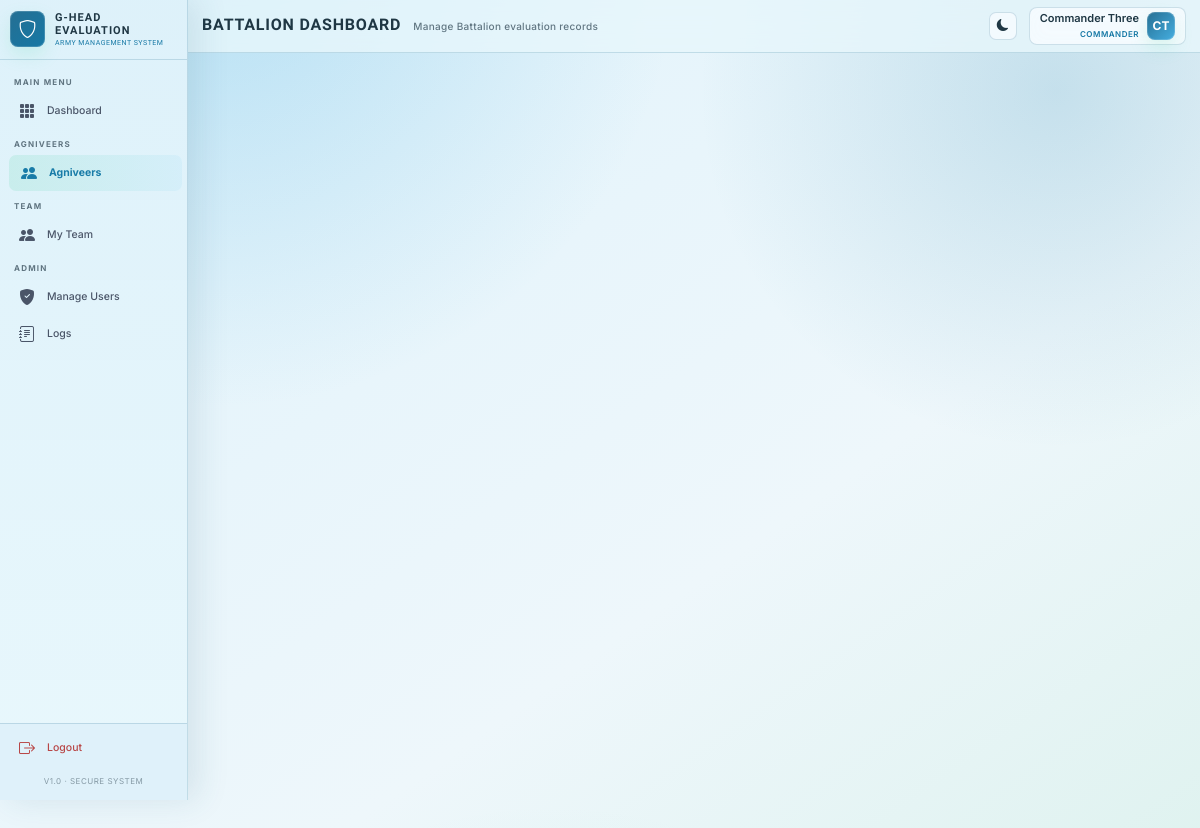
The page /departments/agniveers/ (signed in) on the database its author committed.
### accounts/models.py (models this page shows, shortened)
class CustomUser(AbstractUser):
    ROLE_COMMANDER = 'commander'
    ROLE_G_HEAD = 'g_head'
    ROLE_DEPT_A = 'dept_a'
    ROLE_DEPT_B = 'dept_b'
    ROLE_DEPT_C = 'dept_c'
    ROLE_DEPT_D = 'dept_d'
    ROLE_TRAINER_NCO = 'trainer_nco'
    ROLE_TRAINER_JCO = 'trainer_jco'
    ROLE_TRAINER_OFFICER = 'trainer_officer'
    ROLE_REGISTRATION = 'registration'
    BATTALION_1TB = '1TB'
    BATTALION_2TB = '2TB'
    BATTALION_STB = 'STB'
    BATTALION_CHOICES = [
        (BATTALION_1TB, '1st Battalion (1TB)'),
        (BATTALION_2TB, '2nd Battalion (2TB)'),
        (BATTALION_STB, 'Special Training Battalion (STB)'),
    ]
    TTS_TRADE_DMV = 'DMV'
    TTS_TRADE_OPEM = 'OPEM'
    TTS_TRADE_OTHER = 'OTHER'
    TTS_TRADE_CHOICES = [
        (TTS_TRADE_DMV, 'DMV'),
        (TTS_TRADE_OPEM, 'OPEM'),
        (TTS_TRADE_OTHER, 'Other Trades'),
    ]
    ROLE_CHOICES = [
        (ROLE_COMMANDER, 'Commander'),
        (ROLE_G_HEAD, 'G Department Head'),
        (ROLE_DEPT_A, 'Battalion'),
        (ROLE_DEPT_B, 'TTS'),
        (ROLE_DEPT_C, 'CS'),
        (ROLE_DEPT_D, 'Clerk'),
        (ROLE_TRAINER_NCO, 'Trainer - NCO'),
        (ROLE_TRAINER_JCO, 'Trainer - JCO'),
        (ROLE_TRAINER_OFFICER, 'Trainer - Officer'),
        (ROLE_REGISTRATION, 'Registration Office'),
    ]
    DEPARTMENT_CHOICES = [
        ('A', 'Battalion'),
        ('B', 'TTS'),
        ('C', 'CS'),
        ('D', 'Clerk'),
    ]
    PLATOON_CHOICES = [
        ('P1', 'P1'),
        ('P2', 'P2'),
        ('P3', 'P3'),
        ('P4', 'P4'),
        ('P5', 'P5'),
        ('P6', 'P6'),
        ('P7', 'P7'),
        ('P8', 'P8'),
        ('P9', 'P9'),
    ]
    COMPANY_CHOICES = [
        ('Company A', 'Company A'),
        ('Company B', 'Company B'),
        ('Company C', 'Company C'),
        ('Company D', 'Company D'),
        ('Company E', 'Company E'),
        ('Company F', 'Company F'),
        ('Company G', 'Company G'),
        ('Company H', 'Company H'),
        ('Company I', 'Company I'),
    ]
    role = models.CharField(max_length=20, choices=ROLE_CHOICES, default=ROLE_TRAINER_NCO)
    department = models.CharField(max_length=1, choices=DEPARTMENT_CHOICES, blank=True, null=True)
    battalion_unit = models.CharField(max_length=10, choices=BATTALION_CHOICES, blank=True, null=True)
    tts_trade = models.CharField(max_length=10, choices=TTS_TRADE_CHOICES, blank=True, null=True)
    company = models.CharField(max_length=20, choices=COMPANY_CHOICES, blank=True, null=True)
    platoon = models.CharField(max_length=10, choices=PLATOON_CHOICES, blank=True, null=True)
    phone = models.CharField(max_length=15, blank=True, null=True)
    service_number = models.CharField(max_length=30, unique=True, blank=True, null=True)
    rank = models.CharField(max_length=50, blank=True, null=True)
    profile_photo = models.ImageField(upload_to='profiles/', blank=True, null=True)
    is_active = models.BooleanField(default=True)
    created_by = models.ForeignKey(
        'self', on_delete=models.SET_NULL, null=True, blank=True, related_name='created_users'
    )
    last_login_ip = models.GenericIPAddressField(null=True, blank=True)
    login_attempts = models.IntegerField(default=0)
    locked_until = models.DateTimeField(null=True, blank=True)
    created_at = models.DateTimeField(auto_now_add=True)
    updated_at = models.DateTimeField(auto_now=True)
    class Meta:
        verbose_name = 'User'
        verbose_name_plural = 'Users'
        ordering = ['-created_at']
    @property
    def is_commander(self):
        return self.role == self.ROLE_COMMANDER
    @property
    def is_g_head(self):
        return self.role == self.ROLE_G_HEAD
    @property
    def is_department(self):
        return self.role in [self.ROLE_DEPT_A, self.ROLE_DEPT_B, self.ROLE_DEPT_C, self.ROLE_DEPT_D]
    @property
    def is_registration_office(self):
        return self.role == self.ROLE_REGISTRATION
    @property
    def is_battalion(self):
        return self.get_department_code() == 'A'
    @property
    def can_view_all(self):
        return self.role in [self.ROLE_COMMANDER, self.ROLE_G_HEAD]
    def get_department_code(self):
        dept_map = {
            self.ROLE_DEPT_A: 'A',
            self.ROLE_DEPT_B: 'B',
            self.ROLE_DEPT_C: 'C',
            self.ROLE_DEPT_D: 'D',
        }
        return dept_map.get(self.role, self.department)

### departments/views.py (the view, shortened to what this page needs)
# urls.py: path('agniveers/', views.AgniveerListView.as_view(), name='agniveer_list'),
class AgniveerListView(AnyStaffMixin, ListView):
    model = Agniveer
    template_name = 'departments/agniveer_list.html'
    context_object_name = 'agniveers'
    paginate_by = 20
    def get_queryset(self):
        user = self.request.user
        queryset = Agniveer.objects.select_related('registered_by')
        dept = user.get_department_code()
        if user.get_department_code() == 'D':
            queryset = queryset.filter(trade__in=['CLK', 'CLERK', 'Clerk', 'CLK_SD', 'CLK_IM'])
        if user.is_battalion and user.battalion_unit:
            queryset = queryset.filter(get_bn_desp_q('bn_desp', user.battalion_unit))
        if not user.can_view_all:
            if hasattr(user, 'company') and user.company:
                queryset = queryset.filter(company=user.company)
            if hasattr(user, 'platoon') and user.platoon:
                queryset = queryset.filter(platoon=user.platoon)
        status = self.request.GET.get('status')
        search = self.request.GET.get('search')
        batch = self.request.GET.get('batch')
        batch_no = self.request.GET.get('batch_no')
        eval_filter = self.request.GET.get('eval_status')
        trade_param = self.request.GET.get('trade')
        battalion_param = self.request.GET.get('battalion')
        company_param = self.request.GET.get('company')
        platoon_param = self.request.GET.get('platoon')
        if status:
            queryset = queryset.filter(status=status)
        if batch:
            queryset = queryset.filter(batch__icontains=batch)
        if batch_no:
            queryset = queryset.filter(batch_no=batch_no)
        if trade_param:
            if not (dept == 'B' and hasattr(user, 'tts_trade') and user.tts_trade == 'OTHER'):
                queryset = queryset.filter(trade=trade_param)
        if battalion_param:
            queryset = queryset.filter(get_bn_desp_q('bn_desp', battalion_param))
        if company_param:
            queryset = queryset.filter(company=company_param)
        if platoon_param:
            queryset = queryset.filter(platoon=platoon_param)
        return queryset.order_by('enrollment_number')
    def get_context_data(self, **kwargs):
        ctx = super().get_context_data(**kwargs)
        ctx['status_choices'] = Agniveer.STATUS_CHOICES
        ctx['batch_no_choices'] = BATCH_NO_CHOICES
        ctx['bn_choices'] = BN_DESP_CHOICES
        ctx['trade_choices'] = TRADE_CHOICES
        ctx['company_choices'] = COMPANY_CHOICES
        ctx['platoon_choices'] = PLATOON_CHOICES
        user = self.request.user
        dept = user.get_department_code() or 'A'
        dept_names = {'A': 'Battalion', 'B': 'TTS', 'C': 'CS', 'D': 'Clerk AV'}
        ctx['portal_title'] = f"{dept_names.get(dept, 'Agniveer')} Dashboard"
        ctx['portal_subtitle'] = f"Manage {dept_names.get(dept, 'Agniveer')} evaluation records"
        if user.is_registration_office:
            ctx['portal_title'] = "Agniveer Registration Dashboard"
            ctx['portal_subtitle'] = "Manage individual and bulk Agniveer registrations"
        return ctx

### templates/departments/agniveer_list.html (shortened to what this page needs)
{% extends 'base.html' %}
{% block page_title %}{{ portal_title|default:"Agniveer Dashboard" }}{% endblock %}
{% block page_subtitle %}{{ portal_subtitle|default:"Registered Agniveer Personnel" }}{% endblock %}
{% block body_class %}portal-standard-page portal-ops-page{% endblock %}

### templates/base.html (shortened to what this page needs)
{% load static %}
<!DOCTYPE html>
<html lang="en" data-bs-theme="light">
<head>
  <link href="https://cdn.jsdelivr.net/npm/bootstrap@5.3.3/dist/css/bootstrap.min.css" rel="stylesheet" />
  <link href="https://cdn.jsdelivr.net/npm/bootstrap-icons@1.11.3/font/bootstrap-icons.css" rel="stylesheet" />
  <link href="{% static 'css/portal-ui.css' %}" rel="stylesheet" />
</head>
<body class="{% block body_class %}{% endblock %}">
  <aside class="sidebar" id="sidebar">
    <div class="sidebar-brand">
      <div class="sidebar-brand-icon">
        <i class="bi bi-shield"></i>
      </div>
      <div class="sidebar-brand-text">
        G-Head Evaluation
        <span>Army Management System</span>
      </div>
    </div>
    {% if user.is_authenticated %}
    <nav class="sidebar-nav">
      <div class="nav-section-label">Main Menu</div>
      <a href="{% url 'core:dashboard' %}"
        class="sidebar-link {% if request.resolver_match.url_name == 'dashboard' %}active{% endif %}">
        <i class="bi bi-grid-3x3-gap-fill"></i> Dashboard
      </a>
      <div class="nav-section-label">Agniveers</div>
      <a href="{% url 'departments:agniveer_list' %}"
        class="sidebar-link {% if 'agniveer' in request.path %}active{% endif %}">
        <i class="bi bi-people-fill"></i> Agniveers
      </a>
      {% if is_department_head or is_commander or is_g_head %}
      <div class="nav-section-label">Team</div>
      <a href="{% url 'accounts:my_team' %}" class="sidebar-link {% if 'my-team' in request.path %}active{% endif %}">
        <i class="bi bi-people-fill"></i> My Team
      </a>
      {% endif %}
      {% if is_commander or is_g_head or is_department_head %}
      <div class="nav-section-label">Admin</div>
      {% if is_commander or is_g_head %}
      <a href="{% url 'accounts:user_list' %}" class="sidebar-link {% if 'users' in request.path %}active{% endif %}">
        <i class="bi bi-shield-fill-check"></i> Manage Users
      </a>
      {% endif %}
      <a href="{% url 'logs:activity_log' %}" class="sidebar-link {% if 'logs' in request.path %}active{% endif %}">
        <i class="bi bi-journal-text"></i> Logs
      </a>
      {% endif %}
    </nav>
    <div class="sidebar-footer">
      <a href="{% url 'accounts:logout' %}" class="sidebar-link" style="color:#EF5350; padding: 8px 18px;">
        <i class="bi bi-box-arrow-right"></i> Logout
      </a>
      <div
        style="padding: 8px 0; font-size: 8px; color:var(--text-muted); text-align:center; opacity: 0.7; letter-spacing: 0.5px; text-transform: uppercase;">
        v1.0 · Secure System
      </div>
    </div>
    {% endif %}
  </aside>
  <div class="main-wrapper">
    <div class="page-header">
      <div class="page-header-left">
        <h1 class="page-title">{% block page_title %}{% endblock %}</h1>
        <div class="page-subtitle">{% block page_subtitle %}{% endblock %}</div>
      </div>
      <div class="page-header-right">
        <button id="themeToggle" class="theme-toggle" title="Toggle Light/Dark Mode">
        </button>
        {% if user.is_authenticated %}
        <a href="{% url 'accounts:profile' %}" class="user-profile-card">
          <div class="user-profile-info">
            <div class="user-profile-name">
              {% if user.first_name %}{{ user.first_name }} {{ user.last_name }}{% else %}{{ user.username }}{% endif %}
            </div>
            <div class="user-profile-role">
              {{ user.get_role_display }}
            </div>
          </div>
          <div class="user-profile-avatar">
            {{ user.first_name.0|upper }}{{ user.last_name.0|upper }}
          </div>
        </a>
        {% endif %}
      </div>
    </div>
    <div class="content-area portal-surface" id="portalSurface">
    </div>
  </div>
</body>
</html>

### rows shown on the page
CustomUser: first_name "Commander", last_name "Three", role "COMMANDER", first_name.0 "C", last_name.0 "T"

### other values the page prints
{{ portal_title|default:"Agniveer Dashboard" }} "BATTALION DASHBOARD"
{{ portal_subtitle|default:"Registered Agniveer Personnel" }} "Manage Battalion evaluation records"
